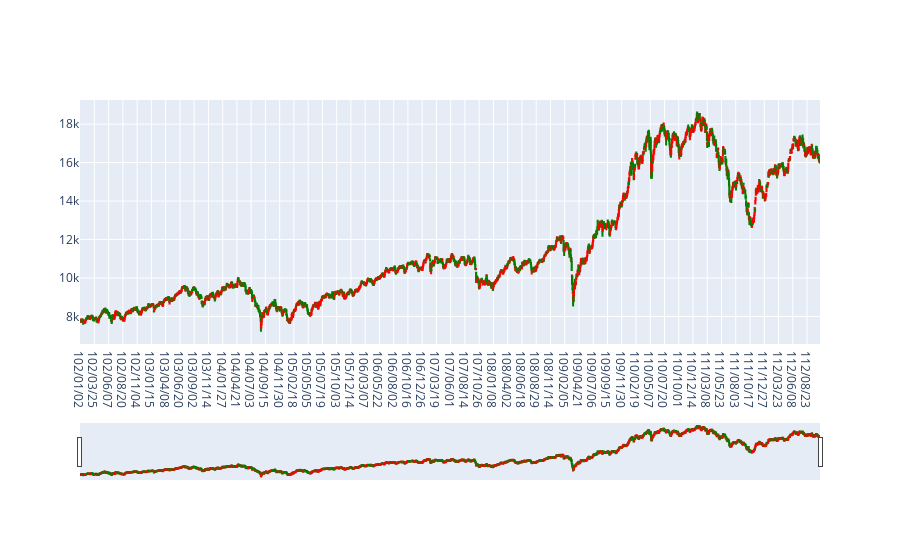

Notebook code cell kept with this figure:
### Code cell
fig = go.Figure(data=[go.Candlestick(x=stock_si['Date'],
                open=stock_si['Open'],
                high=stock_si['High'],
                low=stock_si['Low'],
                close=stock_si['Close'],
                increasing_line_color= 'red', 
                decreasing_line_color= 'green')])


fig.show()

### Figure 1 — Plotly figure (JSON) as saved in the notebook; plotly's stock layout.template omitted (floating-point values rounded to 4 significant figures; data arrays with more than 128 entries replaced by an {"elided": "..."} marker saying what was removed)
{"data": [{"close": {"elided": "2648 float values"}, "decreasing": {"line": {"color": "green"}}, "high": {"elided": "2648 float values"}, "increasing": {"line": {"color": "red"}}, "low": {"elided": "2648 float values"}, "open": {"elided": "2648 float values"}, "type": "candlestick", "x": {"elided": "2648 str values"}}], "layout": {}}
